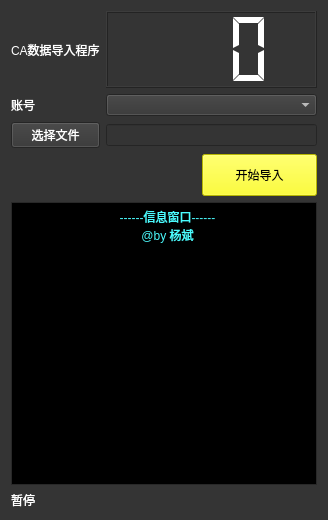
<?xml version="1.0" encoding="UTF-8"?>
<ui version="4.0">
 <class>frame</class>
 <widget class="QWidget" name="frame">
  <property name="windowModality">
   <enum>Qt::ApplicationModal</enum>
  </property>
  <property name="geometry">
   <rect>
    <x>0</x>
    <y>0</y>
    <width>328</width>
    <height>520</height>
   </rect>
  </property>
  <property name="acceptDrops">
   <bool>false</bool>
  </property>
  <property name="windowTitle">
   <string>Form</string>
  </property>
  <property name="windowIcon">
   <iconset>
    <normaloff>app.ico</normaloff>app.ico</iconset>
  </property>
  <property name="autoFillBackground">
   <bool>false</bool>
  </property>
  <property name="styleSheet">
   <string notr="true">background-color: rgb(52, 52, 52);
color: rgb(255, 255, 255);</string>
  </property>
  <layout class="QVBoxLayout" name="verticalLayout_2">
   <item>
    <layout class="QVBoxLayout" name="verticalLayout">
     <item>
      <layout class="QGridLayout" name="gridLayout">
       <item row="4" column="1">
        <widget class="QLineEdit" name="lineEdit"/>
       </item>
       <item row="3" column="0">
        <widget class="QLabel" name="label_2">
         <property name="text">
          <string>账号</string>
         </property>
        </widget>
       </item>
       <item row="4" column="0">
        <widget class="QPushButton" name="pushButton_2">
         <property name="text">
          <string>选择文件</string>
         </property>
        </widget>
       </item>
       <item row="3" column="1">
        <widget class="QComboBox" name="comboBox">
         <property name="sizePolicy">
          <sizepolicy hsizetype="Preferred" vsizetype="Maximum">
           <horstretch>0</horstretch>
           <verstretch>0</verstretch>
          </sizepolicy>
         </property>
        </widget>
       </item>
       <item row="0" column="1">
        <widget class="QLCDNumber" name="lcdNumber">
         <property name="sizePolicy">
          <sizepolicy hsizetype="Minimum" vsizetype="Minimum">
           <horstretch>0</horstretch>
           <verstretch>0</verstretch>
          </sizepolicy>
         </property>
         <property name="minimumSize">
          <size>
           <width>32</width>
           <height>77</height>
          </size>
         </property>
         <property name="maximumSize">
          <size>
           <width>16777184</width>
           <height>267</height>
          </size>
         </property>
         <property name="sizeIncrement">
          <size>
           <width>0</width>
           <height>0</height>
          </size>
         </property>
         <property name="baseSize">
          <size>
           <width>0</width>
           <height>0</height>
          </size>
         </property>
         <property name="font">
          <font>
           <pointsize>9</pointsize>
           <weight>50</weight>
           <bold>false</bold>
          </font>
         </property>
         <property name="toolTip">
          <string comment="导入数量"/>
         </property>
         <property name="lineWidth">
          <number>1</number>
         </property>
         <property name="midLineWidth">
          <number>0</number>
         </property>
         <property name="smallDecimalPoint">
          <bool>false</bool>
         </property>
         <property name="digitCount">
          <number>3</number>
         </property>
         <property name="segmentStyle">
          <enum>QLCDNumber::Flat</enum>
         </property>
         <property name="intValue" stdset="0">
          <number>0</number>
         </property>
        </widget>
       </item>
       <item row="0" column="0">
        <widget class="QLabel" name="label">
         <property name="enabled">
          <bool>true</bool>
         </property>
         <property name="sizePolicy">
          <sizepolicy hsizetype="Preferred" vsizetype="Preferred">
           <horstretch>0</horstretch>
           <verstretch>0</verstretch>
          </sizepolicy>
         </property>
         <property name="minimumSize">
          <size>
           <width>0</width>
           <height>0</height>
          </size>
         </property>
         <property name="maximumSize">
          <size>
           <width>16777215</width>
           <height>16777215</height>
          </size>
         </property>
         <property name="sizeIncrement">
          <size>
           <width>0</width>
           <height>0</height>
          </size>
         </property>
         <property name="baseSize">
          <size>
           <width>0</width>
           <height>0</height>
          </size>
         </property>
         <property name="acceptDrops">
          <bool>false</bool>
         </property>
         <property name="layoutDirection">
          <enum>Qt::LeftToRight</enum>
         </property>
         <property name="autoFillBackground">
          <bool>false</bool>
         </property>
         <property name="text">
          <string>CA数据导入程序</string>
         </property>
        </widget>
       </item>
      </layout>
     </item>
     <item>
      <widget class="QPushButton" name="pushButton">
       <property name="sizePolicy">
        <sizepolicy hsizetype="Minimum" vsizetype="Minimum">
         <horstretch>0</horstretch>
         <verstretch>0</verstretch>
        </sizepolicy>
       </property>
       <property name="minimumSize">
        <size>
         <width>36</width>
         <height>42</height>
        </size>
       </property>
       <property name="maximumSize">
        <size>
         <width>115</width>
         <height>16777215</height>
        </size>
       </property>
       <property name="sizeIncrement">
        <size>
         <width>0</width>
         <height>0</height>
        </size>
       </property>
       <property name="baseSize">
        <size>
         <width>0</width>
         <height>0</height>
        </size>
       </property>
       <property name="cursor">
        <cursorShape>PointingHandCursor</cursorShape>
       </property>
       <property name="layoutDirection">
        <enum>Qt::RightToLeft</enum>
       </property>
       <property name="styleSheet">
        <string notr="true">background-color: rgb(255, 255, 0);
color: rgb(0, 0, 0);</string>
       </property>
       <property name="text">
        <string>开始导入</string>
       </property>
      </widget>
     </item>
     <item>
      <widget class="QScrollArea" name="scrollArea">
       <property name="widgetResizable">
        <bool>true</bool>
       </property>
       <widget class="QWidget" name="scrollAreaWidgetContents">
        <property name="geometry">
         <rect>
          <x>0</x>
          <y>0</y>
          <width>306</width>
          <height>294</height>
         </rect>
        </property>
        <widget class="QTextEdit" name="textEdit">
         <property name="geometry">
          <rect>
           <x>0</x>
           <y>0</y>
           <width>311</width>
           <height>301</height>
          </rect>
         </property>
         <property name="styleSheet">
          <string notr="true">background-color: rgb(0, 0, 0);
color: rgb(75, 252, 255);</string>
         </property>
         <property name="html">
          <string>&lt;!DOCTYPE HTML PUBLIC &quot;-//W3C//DTD HTML 4.0//EN&quot; &quot;http://www.w3.org/TR/REC-html40/strict.dtd&quot;&gt;
&lt;html&gt;&lt;head&gt;&lt;meta name=&quot;qrichtext&quot; content=&quot;1&quot; /&gt;&lt;style type=&quot;text/css&quot;&gt;
p, li { white-space: pre-wrap; }
&lt;/style&gt;&lt;/head&gt;&lt;body style=&quot; font-family:'SimSun'; font-size:9pt; font-weight:400; font-style:normal;&quot;&gt;
&lt;p align=&quot;center&quot; style=&quot; margin-top:0px; margin-bottom:0px; margin-left:0px; margin-right:0px; -qt-block-indent:0; text-indent:0px;&quot;&gt;------信息窗口------&lt;/p&gt;
&lt;p align=&quot;center&quot; style=&quot; margin-top:0px; margin-bottom:0px; margin-left:0px; margin-right:0px; -qt-block-indent:0; text-indent:0px;&quot;&gt;@by 杨斌&lt;/p&gt;&lt;/body&gt;&lt;/html&gt;</string>
         </property>
        </widget>
       </widget>
      </widget>
     </item>
    </layout>
   </item>
   <item>
    <widget class="QLabel" name="label_3">
     <property name="text">
      <string>暂停</string>
     </property>
    </widget>
   </item>
  </layout>
 </widget>
 <tabstops>
  <tabstop>comboBox</tabstop>
  <tabstop>lineEdit</tabstop>
  <tabstop>pushButton_2</tabstop>
 </tabstops>
 <resources/>
 <connections/>
</ui>
